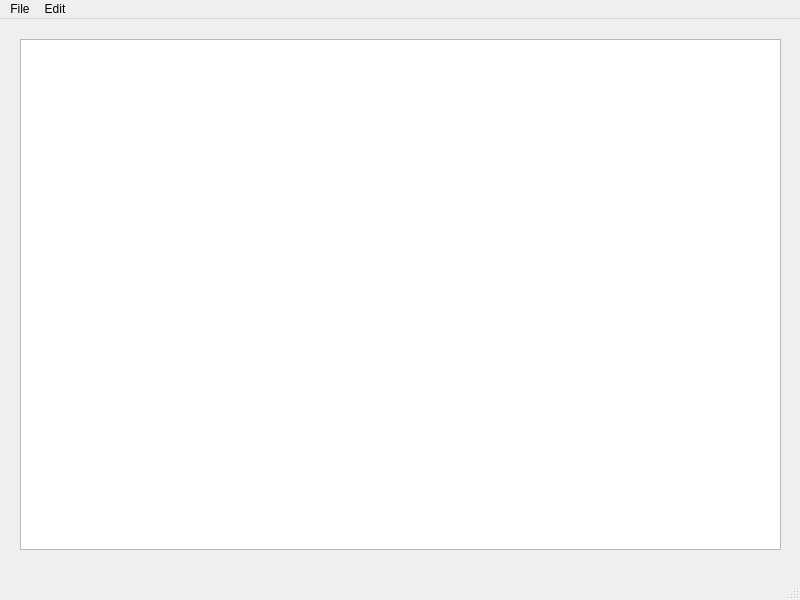
<?xml version="1.0" encoding="UTF-8"?>
<ui version="4.0">
 <class>MainWindow</class>
 <widget class="QMainWindow" name="MainWindow">
  <property name="geometry">
   <rect>
    <x>0</x>
    <y>0</y>
    <width>800</width>
    <height>600</height>
   </rect>
  </property>
  <property name="windowTitle">
   <string>MainWindow</string>
  </property>
  <widget class="QWidget" name="centralwidget">
   <widget class="QWidget" name="verticalLayoutWidget">
    <property name="geometry">
     <rect>
      <x>20</x>
      <y>20</y>
      <width>761</width>
      <height>511</height>
     </rect>
    </property>
    <layout class="QVBoxLayout" name="verticalLayout">
     <item>
      <widget class="QTextEdit" name="textEditor"/>
     </item>
    </layout>
   </widget>
  </widget>
  <widget class="QMenuBar" name="menubar">
   <property name="geometry">
    <rect>
     <x>0</x>
     <y>0</y>
     <width>800</width>
     <height>25</height>
    </rect>
   </property>
   <widget class="QMenu" name="menuFile">
    <property name="title">
     <string>File</string>
    </property>
    <addaction name="actionNew"/>
    <addaction name="actionOpen"/>
    <addaction name="actionSave_as"/>
    <addaction name="actionExit"/>
   </widget>
   <widget class="QMenu" name="menuEdit">
    <property name="title">
     <string>Edit</string>
    </property>
    <addaction name="actionCopy"/>
    <addaction name="actionPaste"/>
    <addaction name="actionCut"/>
    <addaction name="actionUndo"/>
    <addaction name="actionRedo"/>
   </widget>
   <addaction name="menuFile"/>
   <addaction name="menuEdit"/>
  </widget>
  <widget class="QStatusBar" name="statusbar"/>
  <action name="actionNew">
   <property name="icon">
    <iconset resource="Resources.qrc">
     <normaloff>:/imgs/Icons/Icons/New.bmp</normaloff>:/imgs/Icons/Icons/New.bmp</iconset>
   </property>
   <property name="text">
    <string>New</string>
   </property>
  </action>
  <action name="actionOpen">
   <property name="icon">
    <iconset resource="Resources.qrc">
     <normaloff>:/imgs/Icons/Icons/Open.bmp</normaloff>:/imgs/Icons/Icons/Open.bmp</iconset>
   </property>
   <property name="text">
    <string>Open</string>
   </property>
  </action>
  <action name="actionSave_as">
   <property name="icon">
    <iconset resource="Resources.qrc">
     <normaloff>:/imgs/Icons/Icons/Save.bmp</normaloff>:/imgs/Icons/Icons/Save.bmp</iconset>
   </property>
   <property name="text">
    <string>Save as</string>
   </property>
  </action>
  <action name="actionExit">
   <property name="text">
    <string>Exit</string>
   </property>
  </action>
  <action name="actionCopy">
   <property name="icon">
    <iconset resource="Resources.qrc">
     <normaloff>:/imgs/Icons/Icons/Copy.bmp</normaloff>:/imgs/Icons/Icons/Copy.bmp</iconset>
   </property>
   <property name="text">
    <string>Copy</string>
   </property>
  </action>
  <action name="actionPaste">
   <property name="icon">
    <iconset resource="Resources.qrc">
     <normaloff>:/imgs/Icons/Icons/Paste.bmp</normaloff>:/imgs/Icons/Icons/Paste.bmp</iconset>
   </property>
   <property name="text">
    <string>Paste</string>
   </property>
  </action>
  <action name="actionCut">
   <property name="text">
    <string>Cut</string>
   </property>
  </action>
  <action name="actionUndo">
   <property name="text">
    <string>Undo</string>
   </property>
  </action>
  <action name="actionRedo">
   <property name="text">
    <string>Redo</string>
   </property>
  </action>
 </widget>
 <resources>
  <include location="Resources.qrc"/>
 </resources>
 <connections/>
</ui>
